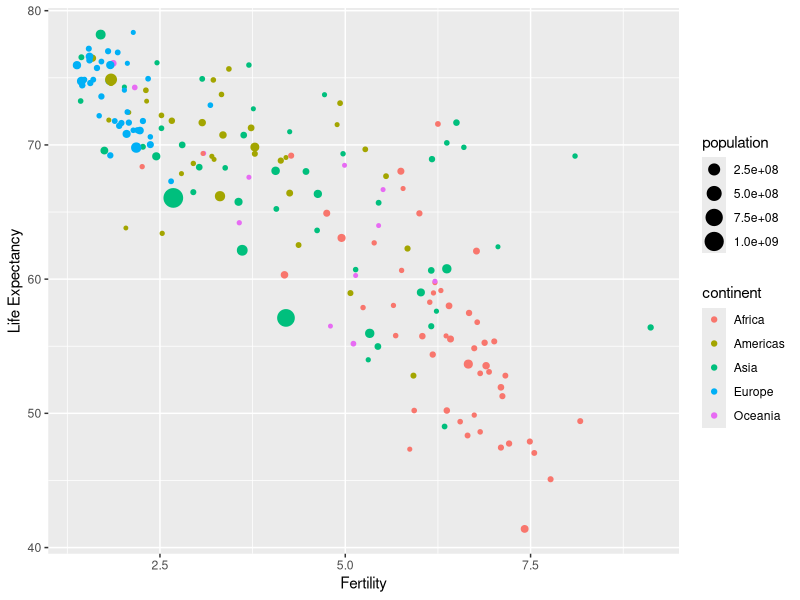
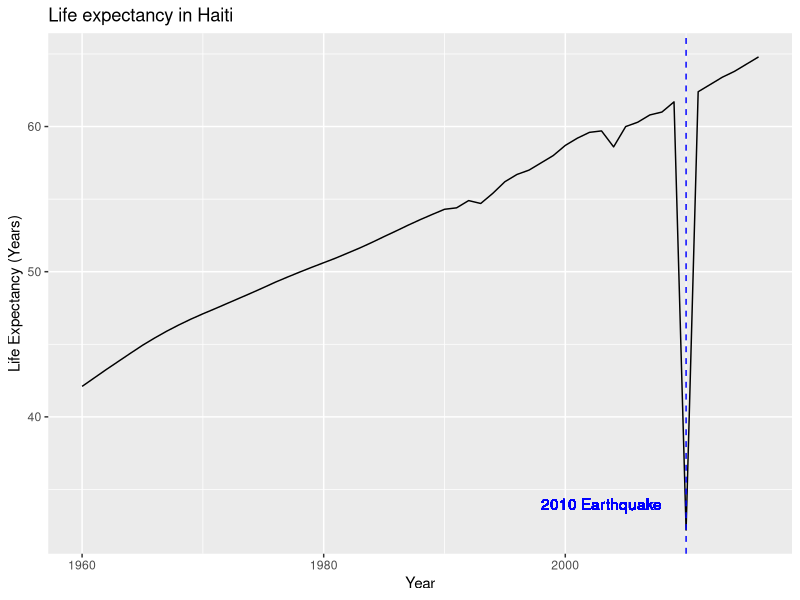
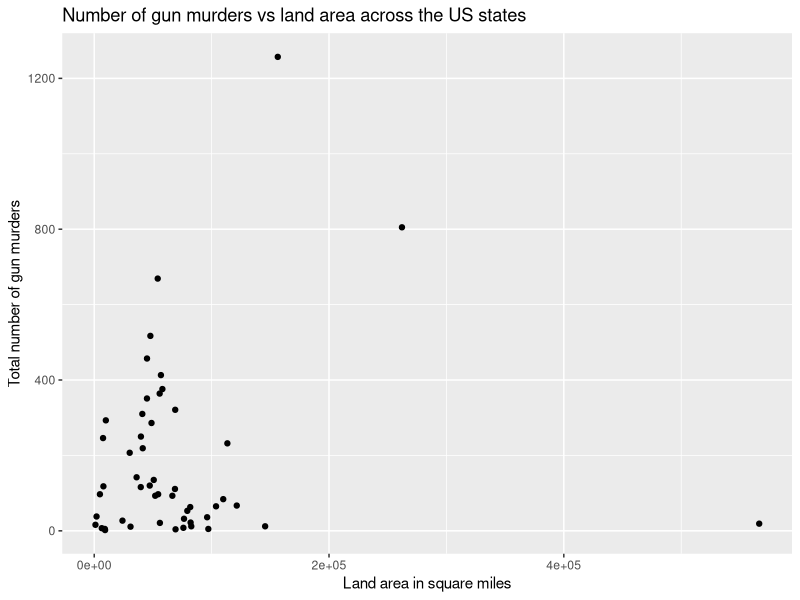
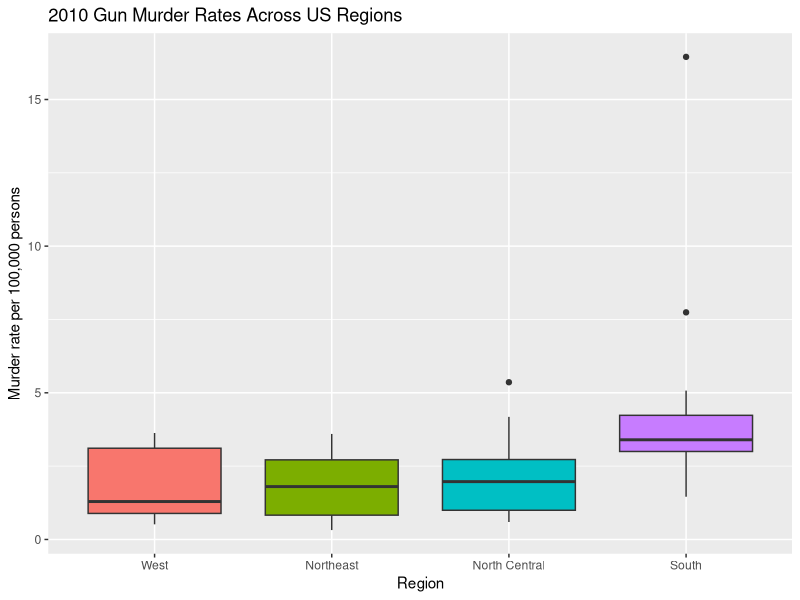
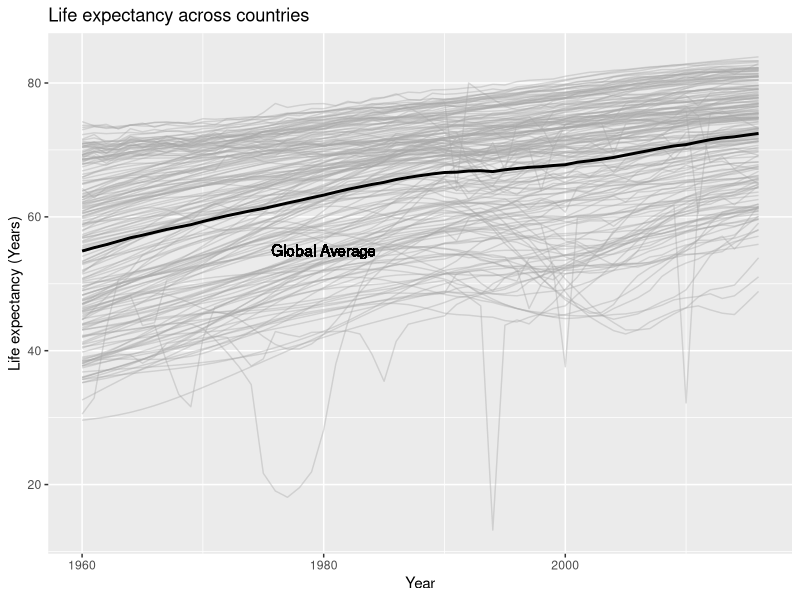
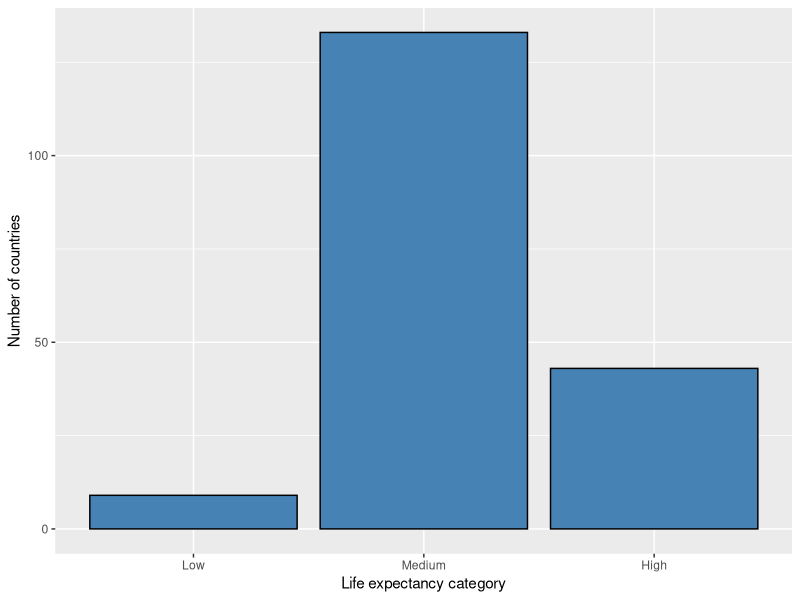

The R source for these figures, in order:
## ---- chunk 1
library(dslabs)
library(dplyr)
data(gapminder)

gap_2015 <- gapminder %>%
  filter(year == 2015) %>%
  group_by(region) %>%
  summarise(avg_fertility = mean(fertility)) %>%
  arrange(desc(avg_fertility))

gap_2015
## ---- chunk 2
library(dslabs)
library(dplyr)
data(gapminder)
## ---- chunk 3
gapminder_2000 <- gapminder %>%
  filter(year == 2000) %>%
  mutate(high_life_exp = ifelse(life_expectancy > 70, 1, 0))

# Sum the number of countries with life expectancy above 70
sum(gapminder_2000$high_life_exp)

# Percentage calculation
dim(gapminder_2000) # Show the number of countries in the dataset to get denominator

100/185 # 54%

# Another way to do the calculation
sum(gapminder_2000$high_life_exp) / length(gapminder_2000$high_life_exp)
## ---- chunk 4
library(dslabs)
library(dplyr)
library(ggplot2)
data(gapminder)
## ---- chunk 5
gapminder %>% filter(year == 1986) %>%
  ggplot() +
  geom_point(aes(x = fertility, 
                 y = life_expectancy,
                 color = continent,
                 size = population)) +
  xlab("Fertility") +
  ylab("Life Expectancy")
## ---- chunk 6
library(dslabs)
library(dplyr)
data("us_contagious_diseases")

head(us_contagious_diseases)

## ---- chunk 7
data <- us_contagious_diseases %>%
  filter(disease == "Measles",
         !state %in% c("Alaska", "Hawaii")) %>%
  mutate(rate = ((count/weeks_reporting)*52) / (population/100000))

head(data)
str(data)
glimpse(data)
## ---- chunk 8
# Another way to do it

data <- us_contagious_diseases %>%
  filter(disease == "Measles",
         state != "Alaska",
         state != "Hawaii") %>%
  mutate(rate = ((count/weeks_reporting)*52) / (population/100000))

head(data)
str(data)
glimpse(data)
## ---- chunk 9
library(dslabs)
library(dplyr)
data("gapminder")

gapminder %>% filter(country == "Haiti") %>%
  ggplot(aes(year, life_expectancy)) +
  geom_line() +
  geom_vline(xintercept = 2010, lty = 2, color = "blue") +
  geom_text(aes(x = 2003, y = 34, label = "2010 Earthquake"), color = "blue") +
  xlab("Year") +
  ylab("Life Expectancy (Years)") +
  ggtitle("Life expectancy in Haiti")
## ---- chunk 10
# Load necessary libraries
library(dplyr)
library(dslabs)
library(ggplot2)
library(tidyr)

# Load the state.x77 dataset and convert to a data frame
data("state")
state_data <- as.data.frame(state.x77)

# Add the state names to the state.x77 dataset
state_data$state <- rownames(state_data)

head(state_data)

# Load the murders dataset from the dslabs package
data("murders")

# Use the left_join function to join the datasets by the state column
merged_data <- left_join(murders, state_data, by = "state")

# Plot area on x-axis and total number of murders on y-axis
merged_data %>% ggplot(aes(x = Area, y = total)) +
  geom_point() +
  labs(x = "Land area in square miles",
       y = "Total number of gun murders",
       title = "Number of gun murders vs land area across the US states")

# Bonus challenge
# Are there any NAs in the merged data set?
sum(is.na(merged_data)) # Yes, there are 8 NAs in the dataset

# Locate the row with NAs
merged_data[!complete.cases(merged_data),]

## ---- chunk 11
library(dslabs)
library(dplyr)
library(ggplot2)
data("murders")

murders %>% 
  mutate(rate = total / population * 100000,
         region = reorder(region, rate, FUN = median)) %>%
  ggplot(aes(region, rate, fill = region)) +
  geom_boxplot() +
  xlab("Region") +
  ylab("Murder rate per 100,000 persons") +
  ggtitle("2010 Gun Murder Rates Across US Regions") +
  guides(fill = "none") # removes legend since not needed here
## ---- chunk 12
library(dslabs)
library(dplyr)
library(ggplot2)
data("gapminder")

avg <- gapminder %>%
  group_by(year) %>%
  dplyr::summarize(global_avg = mean(life_expectancy, na.rm=TRUE)) 
print(avg)
## ---- chunk 13
gapminder %>% 
  ggplot() +
  geom_line(aes(x = year, y = life_expectancy, group = country),
            color = 'darkgrey', 
            alpha = 0.4) +
  geom_line(data = avg, 
            mapping = aes(x = year, y = global_avg), 
            linewidth = 1) +
  xlab("Year") +
  ylab("Life expectancy (Years)") +
  ggtitle("Life expectancy across countries") +
  #annotate(geom = "text", x = 1970, y = 54, 
           #label = "Global average", fontface = "bold")
  geom_text(x = 1980, y = 55, label = "Global Average")

## ---- chunk 14
gapminder_94 <- gapminder %>% filter(year == "1994")
gapminder_94[which.min(gapminder_94$life_expectancy),] # Rwandan genocide

gapminder_77 <- gapminder %>% filter(year == "1977")
gapminder_77[which.min(gapminder_77$life_expectancy),] # Cambodian genocide
## ---- chunk 15
library(dplyr)
library(dslabs)
library(ggplot2)

data("gapminder")
## ---- chunk 16
gapminder <- gapminder %>%
  filter(year == 1999) %>%
  mutate(life_expectancy_category = 
           case_when(
             life_expectancy < 50 ~ "Low",
             life_expectancy >= 75 ~ "High",
             TRUE ~ "Medium"
           )) %>%
  mutate(life_expectancy_category = 
           factor(life_expectancy_category, 
           levels = c("Low", "Medium", "High")
          )
         )
## ---- chunk 17
gapminder %>% 
  ggplot(aes(life_expectancy_category)) +
  geom_bar(color = "black", fill = "steelblue") +
  labs(x = "Life expectancy category",
       y = "Number of countries")
